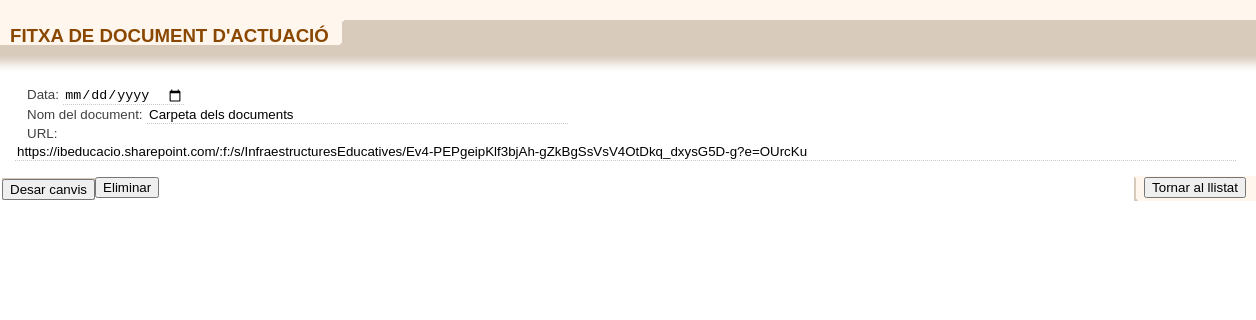
The app's page /actuacio/documentActuacioForm.php?id_document=10 with its own data.
### tables this page shows
CREATE TABLE `document_actuacio` (
  `id` int(11) NOT NULL,
  `nom` varchar(255) NOT NULL,
  `url` varchar(1000) NOT NULL,
  `data` date NOT NULL DEFAULT current_timestamp(),
  `actuacio_id` int(11) NOT NULL
);

### actuacio/documentActuacioForm.php (the view, shortened to what this page needs)
<!DOCTYPE html>
<?php
	include '../connectarBD.php';
	$idDocument = isset($_GET['id_document']) ? intval($_GET['id_document']) : null;
	$nom = 'Carpeta dels documents';
	$url = '';
	$data = '';
	if ($idDocument) {
		$sql = "
			SELECT id, nom, url, data, actuacio_id
			FROM document_actuacio
			WHERE id = ?
		";
		$stmt = $connexio->prepare($sql);
		$stmt->bind_param("i", $idDocument);
		$stmt->execute();
		$resultat = $stmt->get_result();
		if ($resultat->num_rows > 0) {
			$row = $resultat->fetch_assoc();
			$nom = $row['nom'];
			$data = $row['data'];
			$url = $row['url'];
		}
	}
?>
<html>
	<head>
		<link rel="stylesheet" href="../css/estilos.css" type="text/css" />
		<link rel="stylesheet" href="../css/estilos_ficha_2.css" type="text/css" />
	</head>
	<body class="contenido" onload="ocultarFondoPrincipal();">
		<div class="contenedorFiltro"></div>
		<ul class="botoneraFicha">
			<li class="tituloFicha"><p class="posicionTituloFicha">FITXA DE DOCUMENT D'ACTUACIÓ</p></li>
		</ul>
		<div class="espacioMarron">&nbsp;</div>
		<div id="fichaEditable" style="background-color:#ffffff;">
		<div class="cabeceraFicha"></div>
		<form name="entidad" method="post" action="documentActuacioInsertUpdate.php">
			<div class="contenedorFicha">
				<div class="contenidoSeccion">
					<div class="fila">
						<label for="data" class="campoFicha_Blanca">Data:</label>
						<input type="date" id="data" name="data" class="formularioFicha" size="50" value="<?php echo $data; ?>"><br>
						<label for="nom" class="campoFicha_Blanca">Nom del document:</label>
						<input type="text" id="nom" name="nom" class="formularioFicha" size="50" value="<?php echo $nom; ?>"><br>
						<label for="url" class="campoFicha_Blanca">URL:</label>
						<input type="text" id="url" name="url" class="formularioFicha" size="150" value="<?php echo $url; ?>"><br>
					</div>
				</div>
			</div>
		</div>
		<li class="fondoBotoneraFicha">
			<button type="submit" class="boton">Desar canvis</button>
		</li>
		<li class="volverFicha">
			<button type="button" class="boton"onclick="window.history.back();">Tornar al llistat</button>
		</li>
		<form method="get" action="documentActuacioDelete.php">
			<button type="submit" class="boton" onclick="return confirm('¿Estàs segur de borrar aquest document?');">Eliminar</button>
		</form>
	</body>
</html>

### css/estilos.css (style rules this page uses)
body.contenido { margin:0px; font-family:arial; background-color:transparent; }
.boton { font-size:10pt; margin:1px 0px 0px 0px; }
.fila { margin:5px 0px 5px 0px; }
.espacioMarron { height:10px; background-color:#D9CBBC; width:100%; clear:both; }
.contenedorFiltro { background-color:#fff7ee; padding:10px; margin:0px; clear:both; }
.campoFicha_Blanca { font-size:10pt; color:#424040; margin-left: 12px; }

### css/estilos_ficha_2.css (style rules this page uses)
.botoneraFicha { list-style:none; margin:0px; padding:0px; width:100%; height:25px; background-color:#D9CBBC; }
.fondoBotoneraFicha { background-color:#D9CBBC; float:left; height:22px; margin:2px 0px 0px 2px; }
.tituloFicha { font-size:14pt; font-weight:bold; white-space:nowrap; color:#8a4700; padding:0px 15px 0px 10px; background:#FFF7EE url(../imagenes/remateLeftBotoneraFicha.gif) no-repeat right; float:left; height:25px; }
.posicionTituloFicha { margin:0px; padding:5px 0px 0px 0px; }
.volverFicha { background:#FFF7EE url(../imagenes/remateBotoneraFicha.gif) no-repeat left; float:right; height:25px; padding:0px 10px 0px 10px; }
.contenedorFicha { background-color:#ffffff; margin:0px; padding:0px; clear:both; vertical-align:top; }
.formularioFicha { font-size:10pt; color:#000000; border:0px; border-bottom:1px dotted #c8c8c8; margin-right:10px; }
.contenidoSeccion { background-color:#ffffff; padding:5px 0px 10px 15px; margin:0px; }
.cabeceraFicha { background:#ffffff url(../imagenes/fondoCabeceraFicha.gif) repeat-x top; height:20px; clear:both; }
li { list-style-type: none; }

### records on screen
document_actuacio: nom "Carpeta dels documents", url "https://ibeducacio.sharepoint.com/:f:/s/InfraestructuresEducatives/Ev4-PEPgeipKlf3bjAh-gZkBgSsVsV4OtDkq_dxysG5D-g?e=OUrcKu"
